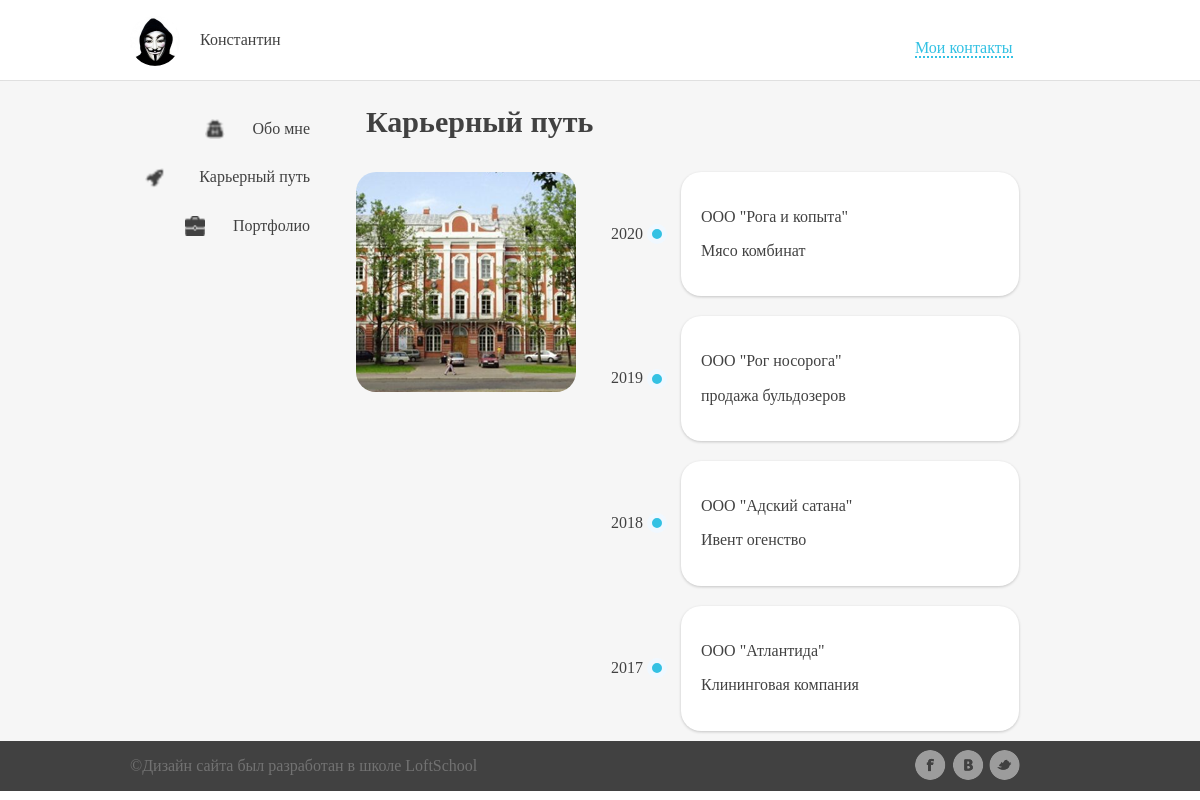
Page /career/ on the committed database.
### mainapp/models.py (models this page shows, shortened)
class career_path(models.Model):
    img_career = models.ImageField(
            upload_to='products_images',
            blank=True
    )
    date = models.PositiveIntegerField(
            verbose_name='Год трудоустройства'
    )
    name_info = models.CharField(
            verbose_name='Имя организации',
            max_length=44
    )
    discription_info = models.TextField(
            verbose_name='Каткое описание организации',
            blank=True
    )

### mainapp/views.py (the view)
# urls.py: path('career/', views.career, name='career'),
def career(request):
    career_paths = career_path.objects.all()
    content = {'career_paths': career_paths}
    return render(request, 'mainapp/career.html', content)

### mainapp/templates/mainapp/career.html (shortened to what this page needs)
{% extends 'mainapp/base.html' %}
{% load static %}
{% block css %}
	<link rel="stylesheet" href="{% static 'css/style.css' %}">
	<link rel="stylesheet" href="{% static 'css/header.css' %}">
	<link rel="stylesheet" href="{% static 'css/sectionCorera.css' %}">
	<link rel="stylesheet" href="{% static 'css/footer.css' %}">
{% endblock %}
{% block section %}
	<section>
		<div class="conteiner clierfix">
			{% include 'mainapp/include/inc_menu.html' %}
			<div class="main">
				<h1 class="Corera__main_h1">Карьерный путь</h1>
				<div>
					<div class="MainImg">
						<img class="MainImg__imgCorera" src="{% static 'img/career_big_img.png' %}" alt="photo">
					</div>
					<div class="mainContent">
						<div class="content">
							{% for career_path in career_paths %}
								<div class="Corera__mainContent__style">
									<div class="Corera__mainContent__data">{{ career_path.date }}</div>
									<div class="content__tochca"></div>
									<div class="Corera__mainContent__info">
										<p>{{ career_path.name_info }}</p>
										<p>{{ career_path.discription_info }}</p>
									</div>
								</div>
							{% endfor %}
						</div>
					</div>
				</div>
			</div>
		</div>
	</section>
{% endblock %}

### static/css/style.css (style rules this page uses)
html, body { width: 100%; height: 100%; margin: 0px; }
.conteiner { width: 940px; margin: 0 auto; }
.conteiner > div { float: left; width: 50%; }
.clierfix:after { content: ""; display: block; clear: both; }
section { margin-top: 25px; }

### static/css/header.css (style rules this page uses)
img { max-width: 100%; max-height: 100%; }

### static/css/sectionCorera.css (style rules this page uses)
.mainContent .content { overflow: auto; padding-left: 25px; }
.MainImg { float: left; margin: 10px; width: 35%; width: 220px; height: 280px; overflow: hidden; }
section .main { width: 724px; }
.MainImg__imgCorera { border-radius: 20px; }
.content__tochca { width: 10px; height: 10px; border-radius: 50%; background: #33c1e3; border: solid 5px aliceblue; }
.Corera__mainContent__style { width: 100%; box-sizing: border-box; }
.Corera__mainContent__style>div { display: inline-block; vertical-align: middle; }
.Corera__mainContent__data, .content__tochca { vertical-align: middle; margin: 45px 0; }
.Corera__mainContent__info { box-shadow: 0px 1px 3px 0px rgba(0,0,0,0.2); width: 65%; padding: 20px; background-color: #fff; border-radius: 20px; margin: 10px; }
.main h1 { margin-top: 0; margin-bottom: 22px; font-size: 30px; margin-left: 20px; }

### rows in the picture
career_path: date "2020", name_info "ООО \"Рога и копыта\"", discription_info "Мясо комбинат"
career_path: date "2019", name_info "ООО \"Рог носорога\"", discription_info "продажа бульдозеров"
career_path: date "2018", name_info "ООО \"Адский сатана\"", discription_info "Ивент огенство"
career_path: date "2017", name_info "ООО \"Атлантида\"", discription_info "Клининговая компания"
